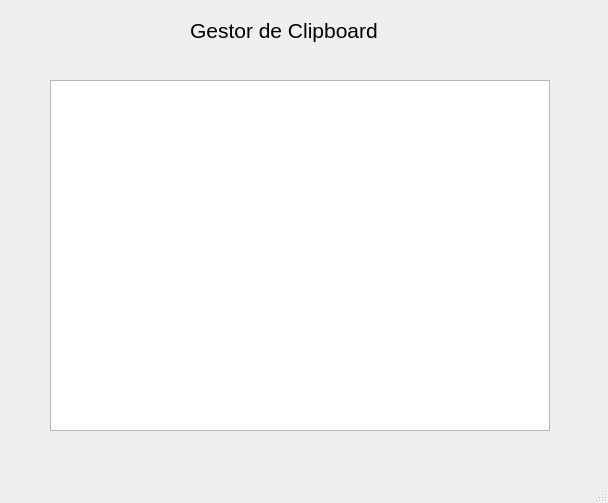
<?xml version="1.0" encoding="UTF-8"?>
<ui version="4.0">
 <class>MainWindow</class>
 <widget class="QMainWindow" name="MainWindow">
  <property name="geometry">
   <rect>
    <x>0</x>
    <y>0</y>
    <width>608</width>
    <height>503</height>
   </rect>
  </property>
  <property name="font">
   <font>
    <pointsize>14</pointsize>
   </font>
  </property>
  <property name="windowTitle">
   <string>MainWindow</string>
  </property>
  <widget class="QWidget" name="centralwidget">
   <widget class="QLabel" name="label">
    <property name="geometry">
     <rect>
      <x>190</x>
      <y>10</y>
      <width>221</width>
      <height>41</height>
     </rect>
    </property>
    <property name="font">
     <font>
      <family>Arial</family>
      <pointsize>16</pointsize>
      <italic>false</italic>
     </font>
    </property>
    <property name="text">
     <string>Gestor de Clipboard</string>
    </property>
   </widget>
   <widget class="QListWidget" name="listWidget">
    <property name="geometry">
     <rect>
      <x>50</x>
      <y>80</y>
      <width>500</width>
      <height>351</height>
     </rect>
    </property>
   </widget>
  </widget>
  <widget class="QStatusBar" name="statusbar"/>
 </widget>
 <resources/>
 <connections/>
</ui>
